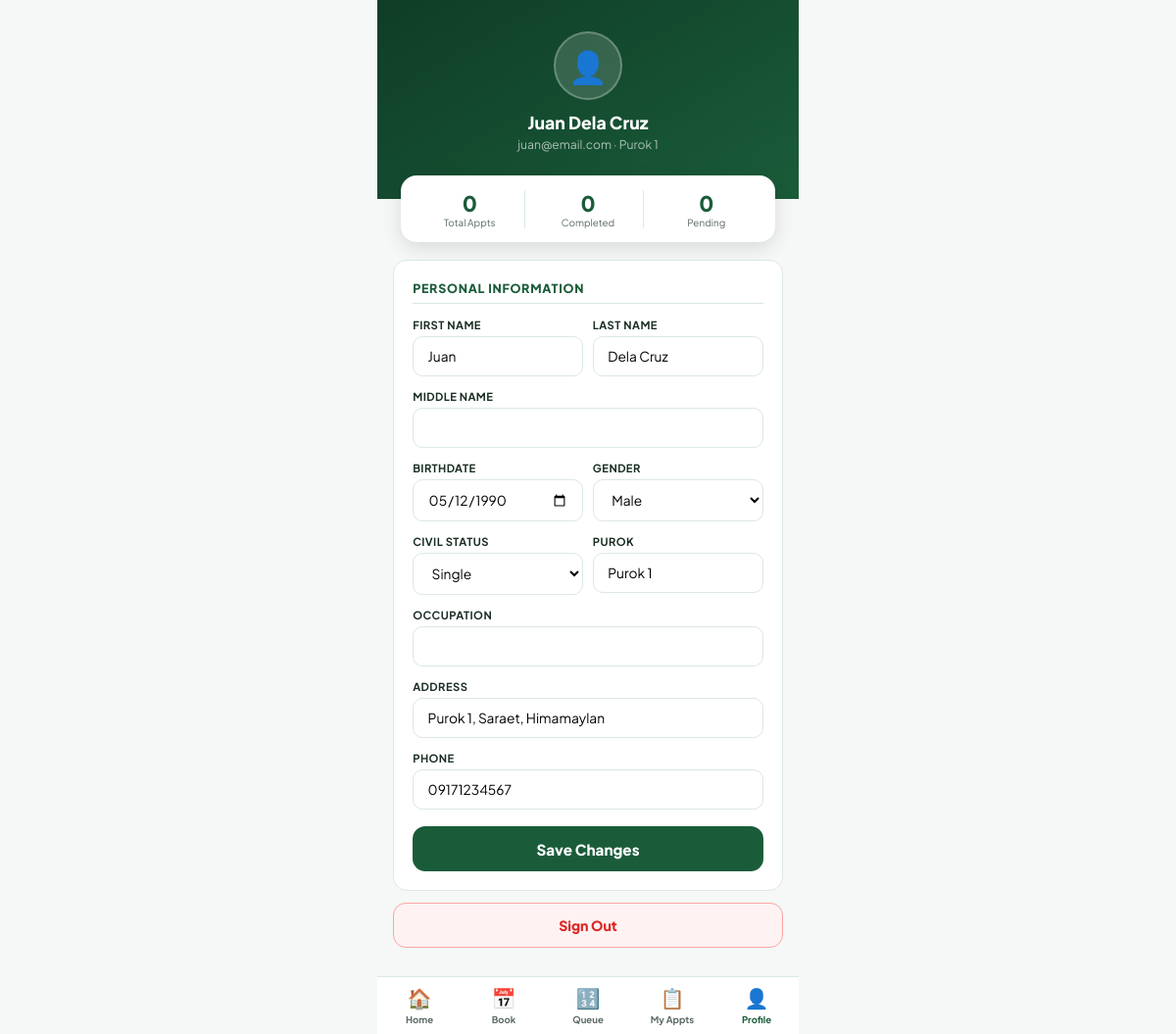
The app's page /mobile/profile.php (signed in) with its own data.
### tables this page shows
CREATE TABLE IF NOT EXISTS residents (
    resident_id  INT AUTO_INCREMENT PRIMARY KEY,
    first_name   VARCHAR(60)  NOT NULL,
    last_name    VARCHAR(60)  NOT NULL,
    middle_name  VARCHAR(60),
    email        VARCHAR(120) UNIQUE NOT NULL,
    password     VARCHAR(255) NOT NULL,
    phone        VARCHAR(20),
    address      TEXT,
    birthdate    DATE,
    gender       ENUM('Male','Female','Other'),
    civil_status ENUM('Single','Married','Widowed','Separated') DEFAULT 'Single',
    occupation   VARCHAR(100),
    purok        VARCHAR(60),
    is_verified  TINYINT(1) DEFAULT 1,
    created_at   TIMESTAMP DEFAULT CURRENT_TIMESTAMP,
    updated_at   TIMESTAMP DEFAULT CURRENT_TIMESTAMP ON UPDATE CURRENT_TIMESTAMP
);

### mobile/profile.php (the view, shortened to what this page needs)
<?php
$db  = getDB();
$rid = $_SESSION['resident_id'];
$r   = $db->prepare("SELECT * FROM residents WHERE resident_id=?");
$r->bind_param('i',$rid); $r->execute();
$res = $r->get_result()->fetch_assoc();
$total = $db->query("SELECT COUNT(*) FROM appointments WHERE resident_id=$rid")->fetch_row()[0];
$done  = $db->query("SELECT COUNT(*) FROM appointments WHERE resident_id=$rid AND status='done'")->fetch_row()[0];
?>
<!DOCTYPE html>
<html lang="en">
<head>
</head>
<body>
<div class="hero">
  <div class="avatar">👤</div>
  <h2><?=htmlspecialchars($res['first_name'].' '.$res['last_name'])?></h2>
  <p><?=htmlspecialchars($res['email'])?> &middot; <?=htmlspecialchars($res['purok']??'Barangay Saraet')?></p>
</div>
<div style="padding:0 .75rem">
<div class="stats-bar">
  <div class="sb"><div class="v"><?=$total?></div><div class="l">Total Appts</div></div>
  <div class="sb"><div class="v"><?=$done?></div><div class="l">Completed</div></div>
  <div class="sb"><div class="v"><?=$total-$done?></div><div class="l">Pending</div></div>
</div>
</div>
<div class="pad">
  <form method="POST">
    <div class="form-card">
      <h3>Personal Information</h3>
      <div class="row2">
        <div class="field"><label>First Name</label><input name="first_name" value="<?=htmlspecialchars($res['first_name'])?>" required></div>
        <div class="field"><label>Last Name</label><input name="last_name" value="<?=htmlspecialchars($res['last_name'])?>" required></div>
      </div>
      <div class="field"><label>Middle Name</label><input name="middle_name" value="<?=htmlspecialchars($res['middle_name']??'')?>"></div>
      <div class="row2">
        <div class="field"><label>Birthdate</label><input type="date" name="birthdate" value="<?=$res['birthdate']?>"></div>
        <div class="field"><label>Gender</label>
          <select name="gender"><option value="">Select</option>
            <option <?=$res['gender']==='Male'?'selected':''?>>Male</option>
          </select>
        </div>
      </div>
      <div class="row2">
        <div class="field"><label>Civil Status</label>
          <select name="civil_status">
            <?php foreach(['Single','Married','Widowed','Separated'] as $cs):?>
            <option <?=$res['civil_status']===$cs?'selected':''?>><?=$cs?></option>
            <?php endforeach;?>
          </select>
        </div>
        <div class="field"><label>Purok</label><input name="purok" value="<?=htmlspecialchars($res['purok']??'')?>"></div>
      </div>
      <div class="field"><label>Occupation</label><input name="occupation" value="<?=htmlspecialchars($res['occupation']??'')?>"></div>
      <div class="field"><label>Address</label><input name="address" value="<?=htmlspecialchars($res['address']??'')?>"></div>
      <div class="field"><label>Phone</label><input name="phone" value="<?=htmlspecialchars($res['phone']??'')?>"></div>
      <button class="btn" type="submit">Save Changes</button>
    </div>
  </form>
  <a class="btn-out" href="logout.php">Sign Out</a>
</div>
<nav class="bnav">
  <a href="home.php" class="ni"><span class="ic">🏠</span>Home</a>
  <a href="book.php" class="ni"><span class="ic">📅</span>Book</a>
  <a href="queue_status.php" class="ni"><span class="ic">🔢</span>Queue</a>
  <a href="appointments.php" class="ni"><span class="ic">📋</span>My Appts</a>
  <a href="profile.php" class="ni on"><span class="ic">👤</span>Profile</a>
</nav>
</body>
</html>

### mobile/profile.php (style rules this page uses)
*,*::before,*::after { box-sizing:border-box;margin:0;padding:0 }
:root { --green:#1a5c3a;--green2:#0f3d27;--green-light:#e6f4ec;--border:#dce8e2;--bg:#f5f8f6;--text:#1a2e23;--gray:#5a6a62; }
body { font-family:'Plus Jakarta Sans',sans-serif;background:var(--bg);max-width:430px;margin:0 auto;padding-bottom:84px; }
.hero { background:linear-gradient(150deg,var(--green2),var(--green));padding:2rem 1.25rem 3rem;text-align:center; }
.avatar { width:70px;height:70px;border-radius:50%;background:rgba(255,255,255,.15);border:2px solid rgba(255,255,255,.25);margin:0 auto .75rem;display:flex;align-items:center;justify-content:center;font-size:2rem; }
.hero h2 { font-size:1.1rem;font-weight:800;color:#fff; }
.hero p { font-size:.76rem;color:rgba(255,255,255,.65);margin-top:.2rem; }
.stats-bar { display:flex;background:#fff;margin:-1.5rem .75rem 0;border-radius:16px;box-shadow:0 6px 20px rgba(0,0,0,.12);padding:.9rem;gap:.5rem;margin-bottom:.9rem; }
.sb .v { font-size:1.35rem;font-weight:900;color:var(--green);text-align:center; }
.sb .l { font-size:.62rem;color:var(--gray);text-align:center; }
.sb { flex:1;border-right:1px solid var(--border); }
.sb:last-child { border:none; }
.pad { padding:.25rem 1rem; }
.form-card { background:#fff;border-radius:14px;padding:1.2rem;border:1px solid var(--border);margin-bottom:.75rem; }
.form-card h3 { font-size:.78rem;font-weight:800;text-transform:uppercase;letter-spacing:.06em;color:var(--green);margin-bottom:.9rem;padding-bottom:.45rem;border-bottom:1px solid var(--border); }
label { display:block;font-size:.7rem;font-weight:700;color:var(--text);margin-bottom:.3rem;text-transform:uppercase;letter-spacing:.04em; }
input,select { width:100%;padding:.7rem .9rem;border:1.5px solid var(--border);border-radius:10px;font-size:.86rem;font-family:inherit;outline:none;transition:border-color .2s;background:#fff; }
.row2 { display:grid;grid-template-columns:1fr 1fr;gap:.6rem; }
.field { margin-bottom:.8rem; }
.btn { width:100%;padding:.85rem;background:var(--green);color:#fff;border:none;border-radius:13px;font-size:.95rem;font-weight:800;cursor:pointer;font-family:inherit;margin-top:.25rem; }
.btn-out { display:block;width:100%;text-align:center;padding:.8rem;background:#fef2f2;color:#dc2626;border:1px solid #fca5a5;border-radius:13px;font-weight:800;font-size:.88rem;text-decoration:none;margin-top:.5rem; }
.bnav { position:fixed;bottom:0;left:50%;transform:translateX(-50%);width:100%;max-width:430px;background:#fff;border-top:1px solid var(--border);display:flex;padding:.55rem 0; }
.ni { flex:1;display:flex;flex-direction:column;align-items:center;gap:.18rem;font-size:.6rem;font-weight:700;color:var(--gray);text-decoration:none; }
.ni.on { color:var(--green); }
.ni .ic { font-size:1.25rem; }

### records on screen
residents: first_name+last_name "Juan Dela Cruz", email "juan@email.com", purok "Purok 1", first_name "Juan", last_name "Dela Cruz", birthdate "05/12/1990", gender "Male", civil_status "Single", address "Purok 1, Saraet, Himamaylan", phone "09171234567"

### other values on screen
$total "0"
$done "0"
$total-$done "0"
